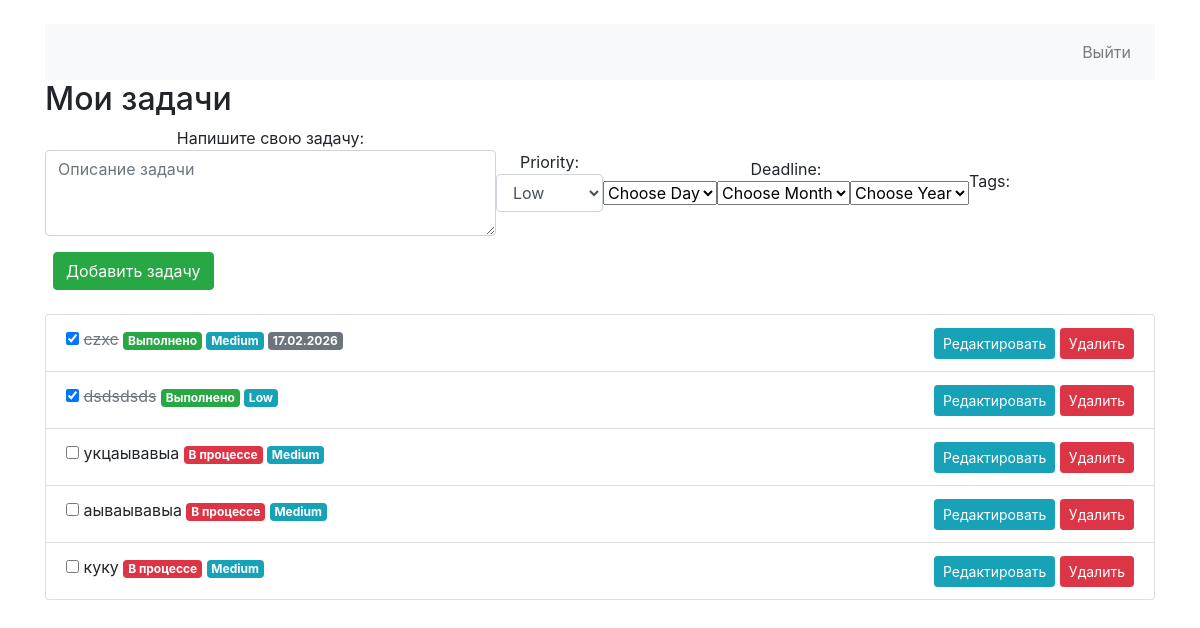
Page /tasks/ (signed in) on the earlier database version.
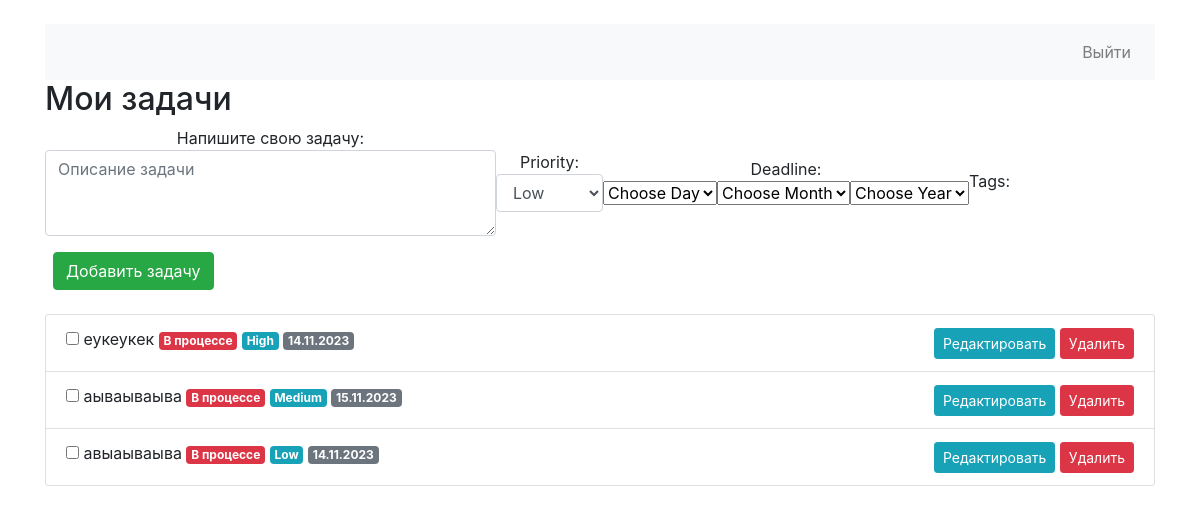
Same page on the later database version.
### tasks/models.py (models this page shows)
class Task(models.Model):
    PRIORITY_CHOICES = [
        ('low', 'Low'),
        ('medium', 'Medium'),
        ('high', 'High')
    ]
    title = models.CharField(max_length=200)
    completed = models.BooleanField(default=False)
    created = models.DateTimeField(auto_now_add=True)
    priority = models.CharField(max_length=10, choices=PRIORITY_CHOICES, default='medium')
    tags = models.ManyToManyField('Tag', blank=True)
    deadline = models.DateTimeField(null=True, blank=True)
    owner = models.ForeignKey(settings.AUTH_USER_MODEL, on_delete=models.CASCADE)
    def get_priority_display(self):
        return dict(self.PRIORITY_CHOICES).get(self.priority, '')

### tasks/views.py (the view)
# urls.py: path('', views.task_list, name='task_list'),
@login_required
def task_list(request):
    tasks = Task.objects.filter(owner=request.user)  # Получаем задачи только для текущего пользователя
    if request.method == 'POST':
        form = TaskForm(request.POST)
        if form.is_valid():
            task = form.save(commit=False)  # Сохраняем форму без коммита в базу данных
            task.owner = request.user  # Устанавливаем владельца задачи
            task.save()  # Теперь сохраняем задачу в базу данных
            return redirect('task_list')
    else:
        form = TaskForm()
    return render(request, 'tasks/list.html', {'tasks': tasks, 'form': form})

### tasks/forms.py
class TaskForm(forms.ModelForm):
    title = forms.CharField(
        label='Напишите свою задачу',
        widget=forms.Textarea(attrs={
            'id': 'task_title',
            'name': 'title',
            'placeholder': 'Описание задачи',
            'class': 'form-control',  # Добавь свои классы для стилизации
            'rows': 3,
            'style': 'width: 100%;'  # Или используй inline стили для изменения ширины
        })
    )
    priority = forms.ChoiceField(
        choices=Task.PRIORITY_CHOICES,
        widget=forms.Select(attrs={'class': 'form-control'})
    )
    deadline = forms.DateField(
        widget=SelectDateWidget(
            empty_label=("Choose Year", "Choose Month", "Choose Day"),
            years=range(datetime.datetime.now().year, datetime.datetime.now().year + 10)
        ),
        required=False
    )
    tags = forms.ModelMultipleChoiceField(
        queryset=Task.tags.through.objects.all(),
        widget=CheckboxSelectMultiple,
        required=False
    )
    class Meta:
        model = Task
        fields = ['title', 'priority', 'deadline']
        widgets = {
            'tags': CheckboxSelectMultiple(),
        }

### tasks/templates/tasks/list.html (shortened to what this page needs)
{% load static %}
<!DOCTYPE html>
<html lang="ru">
<head>
    <link rel="stylesheet" href="https://stackpath.bootstrapcdn.com/bootstrap/4.5.2/css/bootstrap.min.css">
    <link rel="stylesheet" href="{% static 'css/list.css' %}">
</head>
<body>
<div class="container mt-4">
    <nav class="navbar navbar-expand-lg navbar-light bg-light">
        <div class="collapse navbar-collapse" id="navbarNavAltMarkup">
            <div class="navbar-nav ml-auto">
                <a class="nav-item nav-link" href="{% url 'logout' %}">Выйти</a>
            </div>
        </div>
    </nav>
    <div class="row">
        <div class="col-md-12">
            <h2>Мои задачи</h2>
            <form method="post" class="form-inline mb-4">
                {{ form.as_p }}
                <button type="submit" class="btn btn-success ml-2">Добавить задачу</button>
            </form>
            <ul class="list-group">
                {% for task in tasks %}
                    <li class="list-group-item d-flex justify-content-between align-items-center task-card"
                        data-task-id="{{ task.id }}">
                        <div>
                            <label>
                                <input type="checkbox" onclick="toggleTask({{ task.id }})" {% if task.completed %}
                                       checked {% endif %}>
                            </label>
                            <span class="task-title{% if task.completed %} completed{% endif %}">{{ task.title }}</span>
                            <span class="badge badge-{{ task.completed|yesno:'success,danger' }}">{{ task.completed|yesno:'Выполнено,В процессе' }}</span>
                            <span class="badge badge-info">{{ task.get_priority_display }}</span>
                            <span class="badge badge-secondary">{{ task.deadline|date:"d.m.Y" }}</span>
                        </div>
                        <div>
                            <button class="btn btn-info btn-sm" onclick="editTask({{ task.id }})">Редактировать</button>
                            <button class="btn btn-danger btn-sm" onclick="deleteTask({{ task.id }})">Удалить</button>
                        </div>
                    </li>
                {% endfor %}
            </ul>
        </div>
    </div>
</div>
</body>
</html>

### tasks/static/css/list.css (style rules this page uses)
.task-card { transition: background-color 0.3s ease; cursor: pointer; }

Differences in the rows shown:
removed Task: completed "☑", title "czxc", completed "Выполнено", priority "Medium", deadline "17.02.2026"
removed Task: completed "☑", title "dsdsdsds", completed "Выполнено", priority "Low"
removed Task: title "укцаывавыа", completed "В процессе", priority "Medium"
removed Task: title "аываывавыа", completed "В процессе", priority "Medium"
removed Task: title "куку", completed "В процессе", priority "Medium"
added Task: title "еукеукек", completed "В процессе", priority "High", deadline "14.11.2023"
added Task: title "аываываыва", completed "В процессе", priority "Medium", deadline "15.11.2023"
added Task: title "авыаываыва", completed "В процессе", priority "Low", deadline "14.11.2023"
